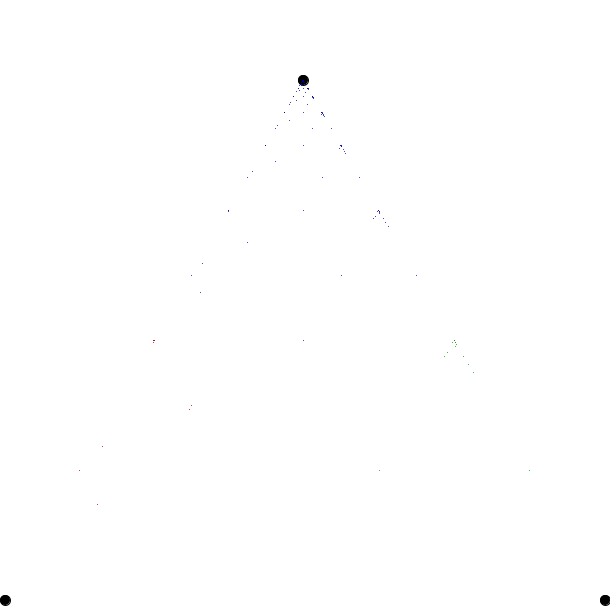
Frame 1 (no input)
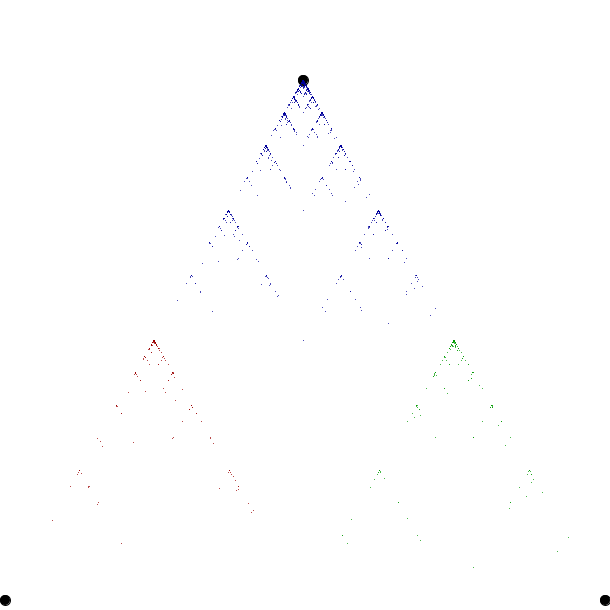
Frame 60 (the mouse pressed at the canvas centre just before this capture)
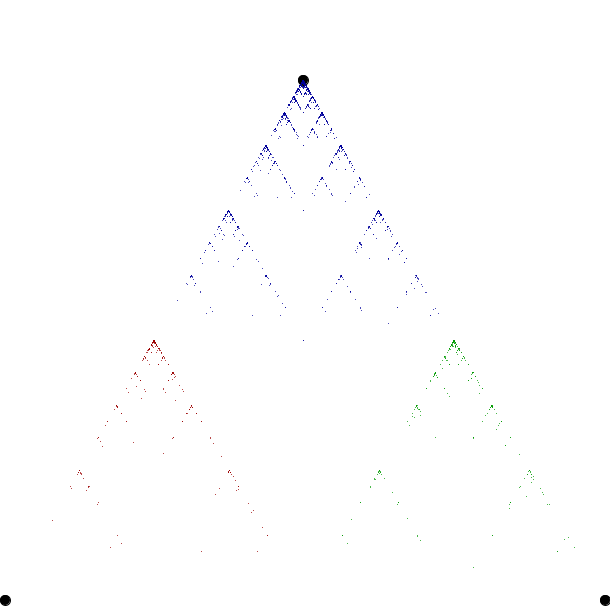
Frame 120 (the mouse held since frame 60 and released just before this capture)

The Processing sketch that drew these frames (run headless with seeded random() and noise(); from frame 60 on, the mouse is pressed at the canvas centre):

// Processing sketch: processing_134163
// ── processing_134163.pde

class tpoint
{
  int xpos, ypos;
  
  tpoint(int x, int y)
  {
    xpos = x;
    ypos = y;
  }
}

int rx;
int ry;
int count;
tpoint tp1;
tpoint tp2;
tpoint tp3;

void setup() 
{
  size(610, 610);
  frameRate(30);

  randomSetup();
  
}

void randomSetup()
{
  noStroke();
  background(255);
  stroke(0);
  fill(0);
  rx = 303;
  ry = 600;
  count = 0;
  
  tp1 = new tpoint(5,600);
  tp2 = new tpoint(605,600);
  tp3 = new tpoint(303,int(600 - 300*sqrt(3)));
  
  ellipse(tp1.xpos,tp1.ypos,10,10);
  ellipse(tp2.xpos,tp2.ypos,10,10);
  ellipse(tp3.xpos,tp3.ypos,10,10);
}
  


void draw() 
{  
  int count = 0;
  while (count < 200) //This will create 100 points before it attempts to draw each frame
  {
    int rpoint = int(random(20));
    if (rpoint == 0)
    {
      // triangle point 1
      rx = (rx + tp1.xpos)/2;
      ry = (ry + tp1.ypos)/2;
      stroke(155,0,0);
      fill(155,0,0);
    }
    else if (rpoint == 1)
    {
      // triangle point 2
      rx = (rx + tp2.xpos)/2;
      ry = (ry + tp2.ypos)/2;
      stroke(0,155,0);
      fill(0,155,0);
    }
    else if (rpoint >= 2)
    {
      // triangle point 3
      rx = (rx + tp3.xpos)/2;
      ry = (ry + tp3.ypos)/2;
      stroke(0,0,155);
      fill(0,0,155);
    }
    point(rx,ry);
    count++;
  }
  
  
}

void keyPressed()
{
  randomSetup();
}

void mousePressed()
{
  randomSetup();
}
